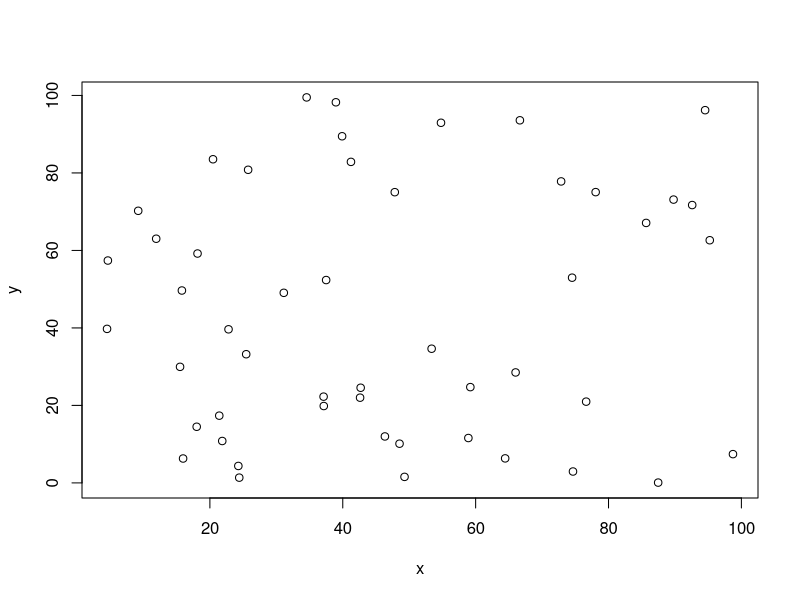
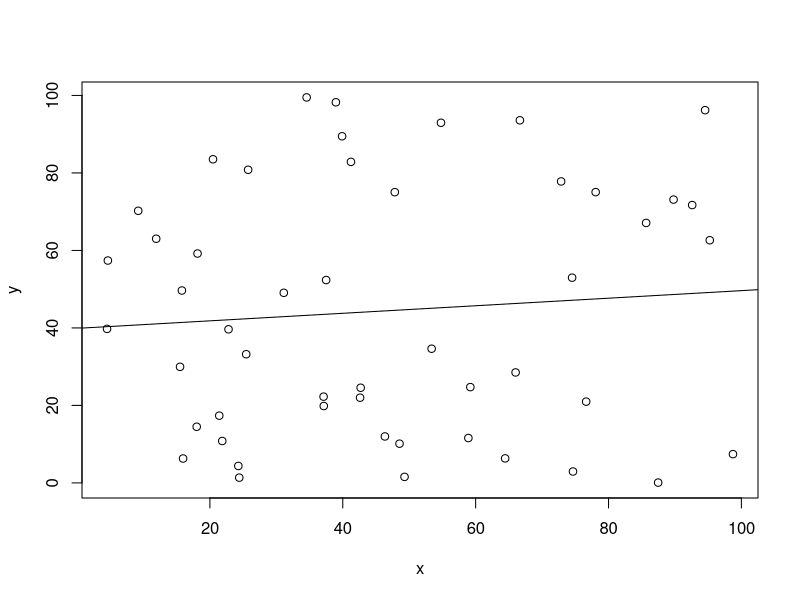
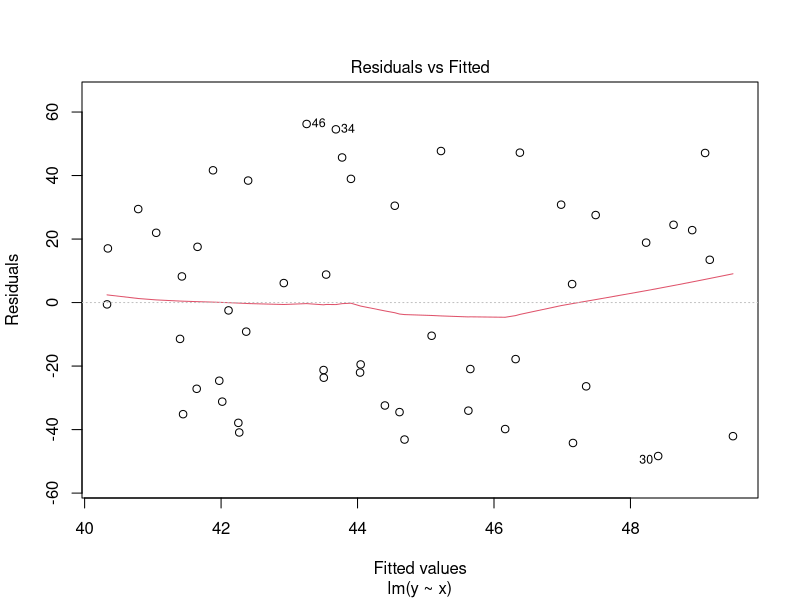
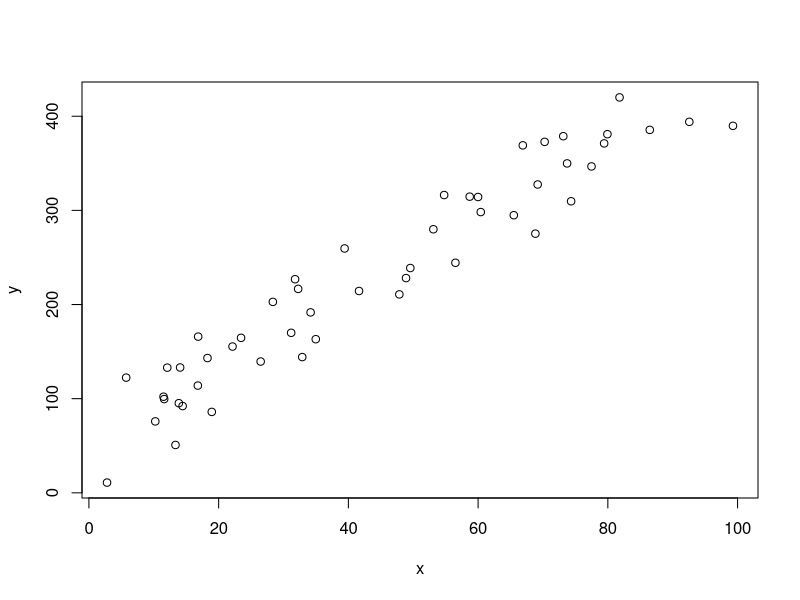
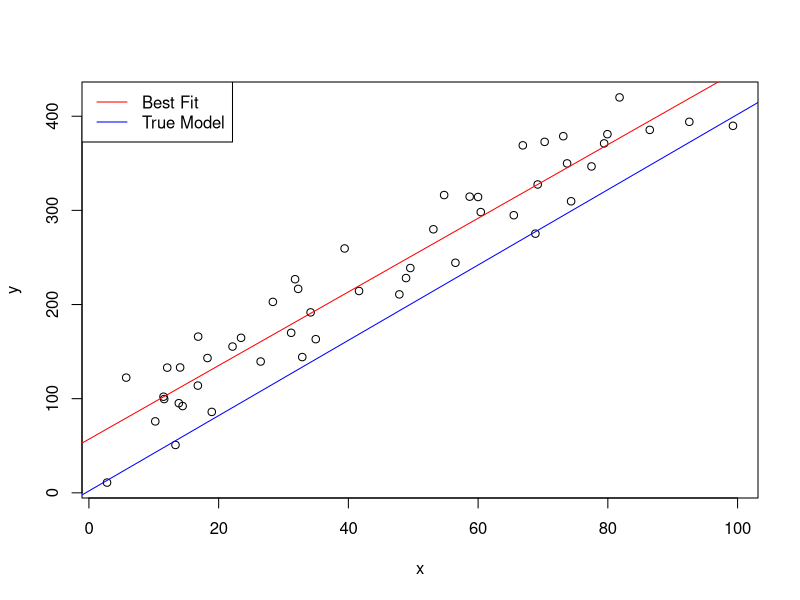

These figures' R source, in order: (Note: this script raises an error after producing the figures.)
## ---- chunk 1
x <- runif(50, 0, 100)
y <- runif(50, 0, 100)

plot(x, y)
cor(x, y)
## ---- chunk 2
my_model <- lm(y ~ x)
plot(x, y) + abline(my_model)
summary(my_model)
plot(my_model, which = 1)
## ---- chunk 3
x <- runif(50, 0, 100)
e <- runif(50, -10, 100)
y <- 2 + 4 * x + e

my_model <- lm(y ~ x)

cor(y, x)
plot(x, y)
lm(y ~ x)
## ---- chunk 4
plot(x, y) + abline(my_model, col = "red") + abline(a = 2, b = 4, col = "blue") + legend("topleft", legend = c("Best Fit", "True Model"), col = c("red", "blue"), lty = 1)

plot(lm(y ~ x), which = 1)
